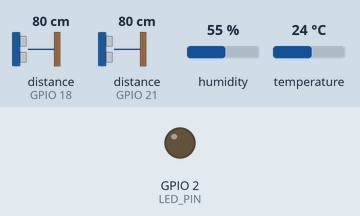
Recording of a sketch running on a simulated ESP32. On the bench: output pins drawn as LEDs (lit = HIGH). Inputs (shaded band) come from the test bench; at power-on: temperature 24 °C, distance to the obstacle (sensors on GPIO 18, GPIO 21) 80 cm, humidity 55 %. The echo pulse lasts 58.3 µs per cm; WiFi joins after 1.5 s; servers stay silent unless stated; no MQTT or app messages arrive unless stated; pins used as bus, display or sensor lines are not drawn; what the sketch prints to the serial monitor is not drawn.

Above: at 2.7 s.
2.8 s: temperature set to 27.4 °C
9.7 s: temperature set to 28.5 °C
At 11.0 s:
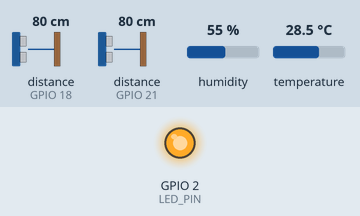
16.6 s: distance to the obstacle (sensor on GPIO 18) set to 33 cm
23.5 s: distance to the obstacle (sensor on GPIO 18) set to 27 cm
31.5 s: distance to the obstacle (sensor on GPIO 21) set to 33 cm
38.4 s: distance to the obstacle (sensor on GPIO 21) set to 28 cm
Timing chart, 0 to 41.4 s (numbered marks = the images above; inputs shaded):
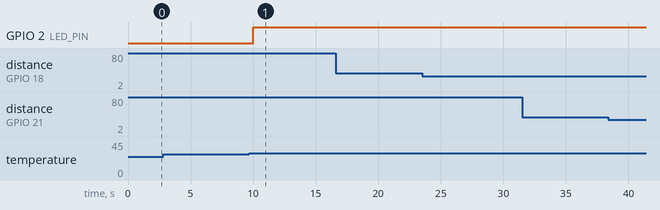

The sketch:

publisher-esp32.ino
```cpp
#include <WiFi.h>
#include <PubSubClient.h>
#include <DHT.h>

// WiFi settings
const char *ssid = "1i";
const char *password = "qwerty1234";

// MQTT Broker settings (Raspberry Pi)
const char *mqtt_server = "192.168.43.68";
const int mqtt_port = 1883;

const char *mqtt_topic = "esp32/sensors";
const char *mqtt_client_id = "ESP32_Publisher";

// DHT sensor settings
#define DHTPIN 4                   // Digital pin connected to the DHT sensor
#define DHTTYPE DHT22              // DHT 22 (AM2302)
const float TEMP_THRESHOLD = 28.0; // Temperature threshold for AC (LED) in °C

// LED settings
#define LED_PIN 2 // GPIO pin for LED indicating AC status

// Ultrasonic sensor settings for Seat 1
#define TRIG_PIN_1 5                      // Trigger pin for HC-SR04 (Seat 1)
#define ECHO_PIN_1 18                     // Echo pin for HC-SR04 (Seat 1)
const float OCCUPANCY_THRESHOLD_1 = 30.0; // Distance in cm to detect seat 1 occupancy

// Ultrasonic sensor settings for Seat 2
#define TRIG_PIN_2 19                     // Trigger pin for HC-SR04 (Seat 2)
#define ECHO_PIN_2 21                     // Echo pin for HC-SR04 (Seat 2)
const float OCCUPANCY_THRESHOLD_2 = 30.0; // Distance in cm to detect seat 2 occupancy

// Update interval
const long interval = 5000; // Publish every 5 seconds
unsigned long previousMillis = 0;

// Initialize WiFi client
WiFiClient espClient;
// Initialize MQTT client
PubSubClient client(espClient);
// Initialize DHT sensor
DHT dht(DHTPIN, DHTTYPE);

// Function to measure distance using ultrasonic sensor
float getDistance(int trigPin, int echoPin)
{
  // Send trigger pulse
  digitalWrite(trigPin, LOW);
  delayMicroseconds(2);
  digitalWrite(trigPin, HIGH);
  delayMicroseconds(10);
  digitalWrite(trigPin, LOW);

  // Measure echo pulse duration
  long duration = pulseIn(echoPin, HIGH);

  // Calculate distance (speed of sound = 343 m/s, so distance = duration * 0.0343 / 2)
  float distance = duration * 0.0343 / 2;

  return distance;
}

void setup_wifi()
{
  delay(10);
  // Connect to WiFi network
  Serial.println();
  Serial.print("Connecting to ");
  Serial.println(ssid);

  WiFi.begin(ssid, password);

  while (WiFi.status() != WL_CONNECTED)
  {
    delay(500);
    Serial.print(".");
  }

  Serial.println("");
  Serial.println("WiFi connected");
  Serial.println("IP address: ");
  Serial.println(WiFi.localIP());
}

void reconnect()
{
  // Loop until reconnected to MQTT broker
  while (!client.connected())
  {
    Serial.print("Attempting MQTT connection...");
    if (client.connect(mqtt_client_id))
    {
      Serial.println("connected");
    }
    else
    {
      Serial.print("failed, rc=");
      Serial.print(client.state());
      Serial.println(" try again in 5 seconds");
      delay(5000);
    }
  }
}

void setup()
{
  Serial.begin(115200);

  // Initialize ultrasonic sensor pins for Seat 1
  pinMode(TRIG_PIN_1, OUTPUT);
  pinMode(ECHO_PIN_1, INPUT);

  // Initialize ultrasonic sensor pins for Seat 2
  pinMode(TRIG_PIN_2, OUTPUT);
  pinMode(ECHO_PIN_2, INPUT);

  // Initialize LED pin
  pinMode(LED_PIN, OUTPUT);
  digitalWrite(LED_PIN, LOW); // Start with LED off

  // Initialize WiFi, MQTT, and DHT
  setup_wifi();
  client.setServer(mqtt_server, mqtt_port);
  dht.begin();
}

void loop()
{
  if (!client.connected())
  {
    reconnect();
  }
  client.loop();

  unsigned long currentMillis = millis();

  if (currentMillis - previousMillis >= interval)
  {
    previousMillis = currentMillis;

    // Read DHT sensor values
    float humidity = dht.readHumidity();
    float temperature = dht.readTemperature();

    // Check if DHT reads failed
    if (isnan(humidity) || isnan(temperature))
    {
      Serial.println("Failed to read from DHT sensor!");
      return;
    }

    // Control LED based on temperature threshold
    if (temperature > TEMP_THRESHOLD)
    {
      digitalWrite(LED_PIN, HIGH); // Turn on LED (AC on)
      Serial.println("Temperature above threshold, LED turned ON");
    }
    else
    {
      digitalWrite(LED_PIN, LOW); // Turn off LED (AC off)
      Serial.println("Temperature below threshold, LED turned OFF");
    }

    // Read distance from ultrasonic sensor for Seat 1
    float distance1 = getDistance(TRIG_PIN_1, ECHO_PIN_1);

    // Determine seat 1 occupancy
    bool isOccupied1 = distance1 < OCCUPANCY_THRESHOLD_1;

    // Read distance from ultrasonic sensor for Seat 2
    float distance2 = getDistance(TRIG_PIN_2, ECHO_PIN_2);

    // Determine seat 2 occupancy
    bool isOccupied2 = distance2 < OCCUPANCY_THRESHOLD_2;

    // Create JSON formatted string with temperature, humidity, and both seats' data
    char message[200];
    snprintf(message, sizeof(message),
             "{\"temperature\":%.1f,\"humidity\":%.1f,\"seat1\":{\"distance\":%.1f,\"occupied\":%s},\"seat2\":{\"distance\":%.1f,\"occupied\":%s}}",
             temperature, humidity,
             distance1, isOccupied1 ? "true" : "false",
             distance2, isOccupied2 ? "true" : "false");

    // Publish message
    Serial.print("Publishing message: ");
    Serial.println(message);
    client.publish(mqtt_topic, message);
  }
}
```

Measured:
- the behaviour switches between 28 and 28.1 °C on temperature (found by bisection; images 0 and 1)
- after the input at 2.8 s, every drawn part: stays the same
- after the input at 9.7 s, GPIO 2 (LED_PIN): LOW → HIGH after 0.31 s
- after the input at 16.6 s, every drawn part: stays the same
- after the input at 23.5 s, every drawn part: stays the same
- after the input at 31.5 s, every drawn part: stays the same
- after the input at 38.4 s, every drawn part: stays the same
